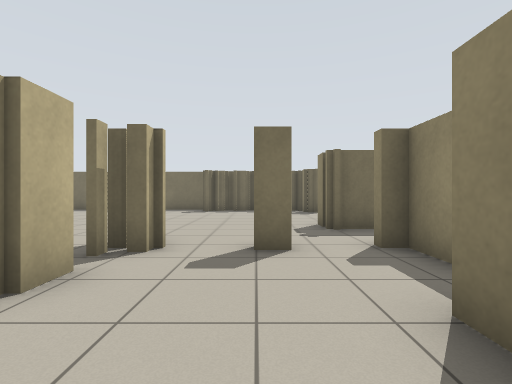
view 1 (above)

24 first-person views from a walk through a Stage world. The camera is 0.94 m above the floor, looks level and sees 85° across. The lines on the ground mark 1 m squares. The floor is counted in squares, 1 m on a side. Each view is taken from the middle of a square. On the plan, view 1 faces up. The plan holds only what a view shows up to about 11 squares ahead; the rest is blank. The place goes on beyond the plan. The robots in the file are not drawn.

view 2
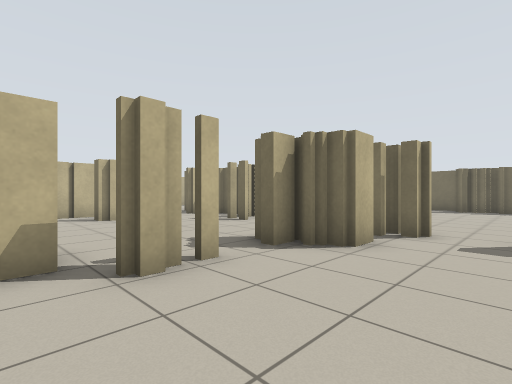

view 3
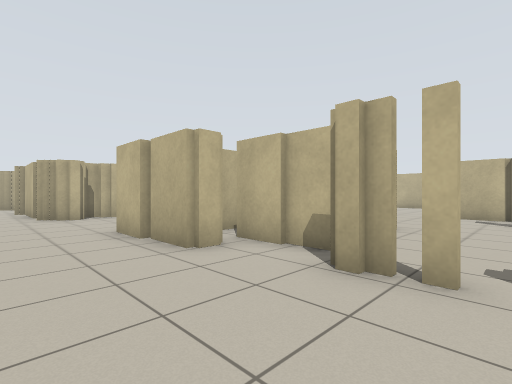

view 4
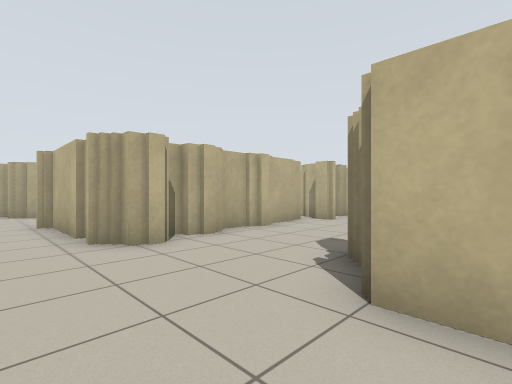

view 5
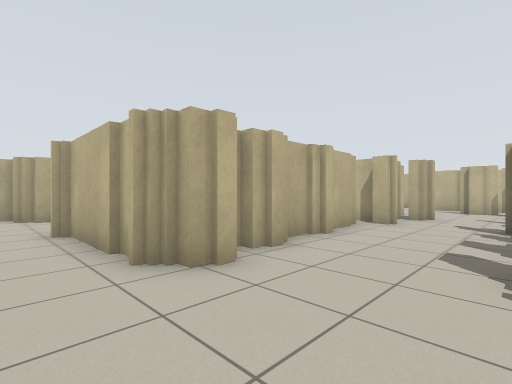

view 6
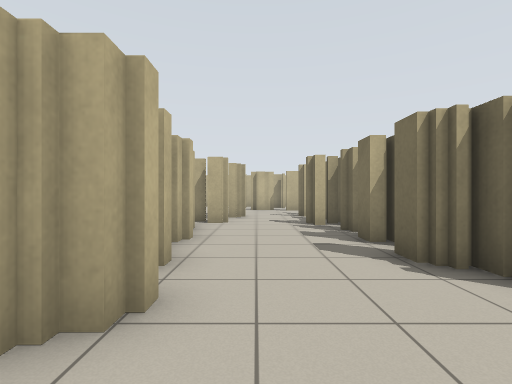

view 7
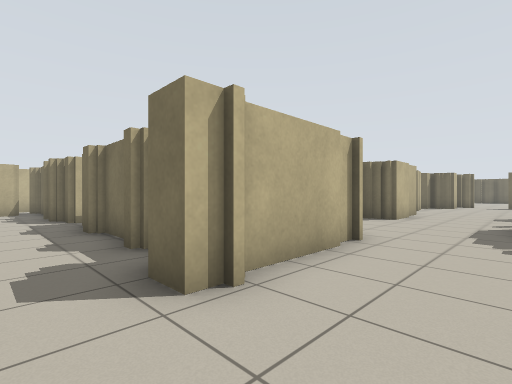

view 8
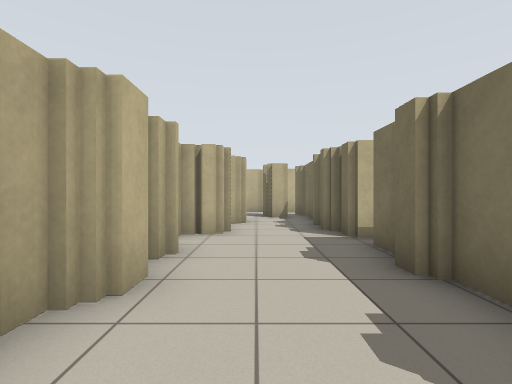

view 9
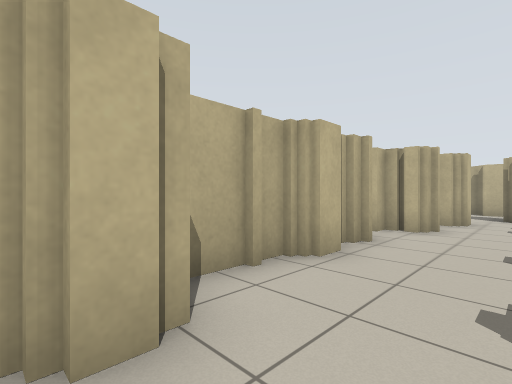

view 10
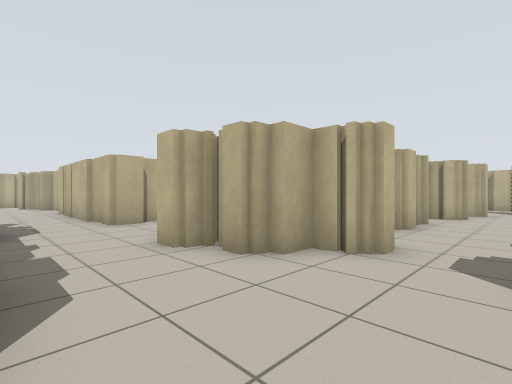

view 11
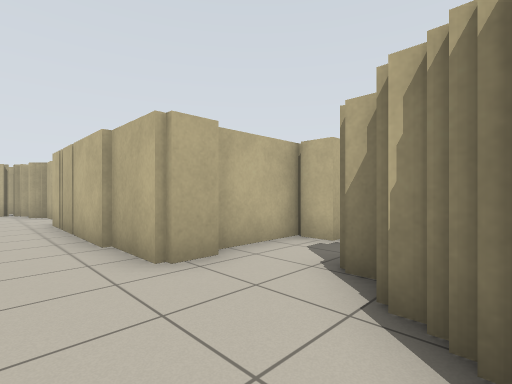

view 12
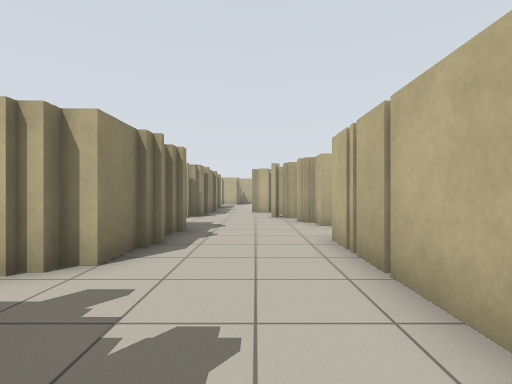

view 13
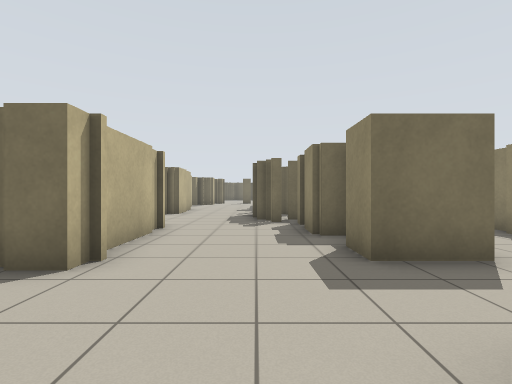

view 14
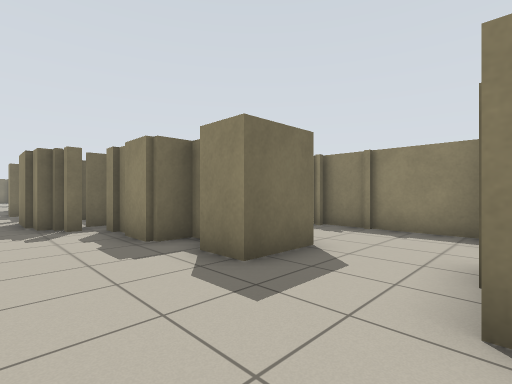

view 15
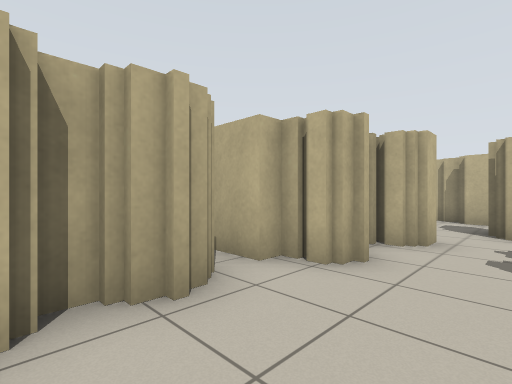

view 16
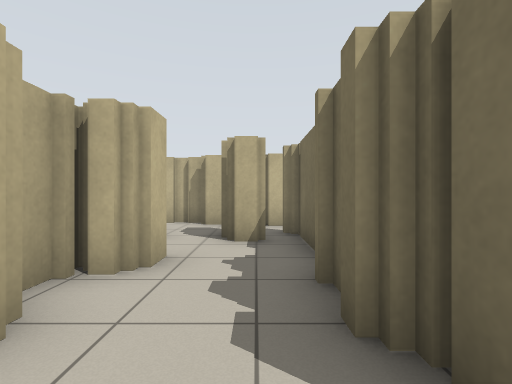

view 17
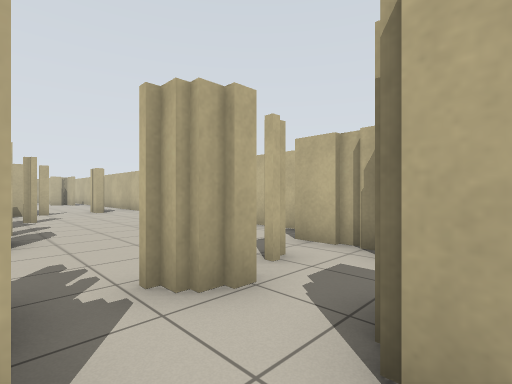

view 18
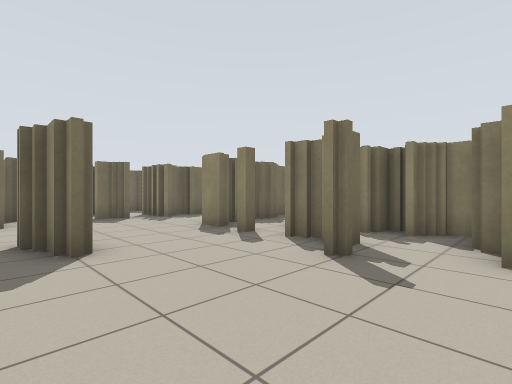

view 19
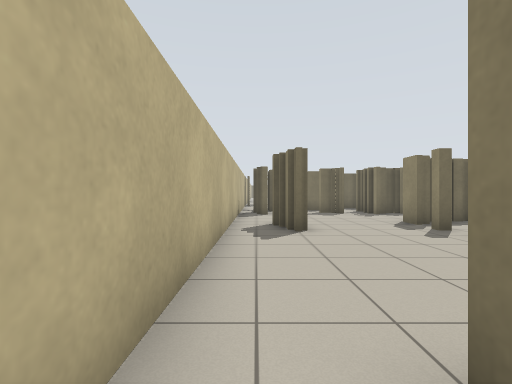

view 20
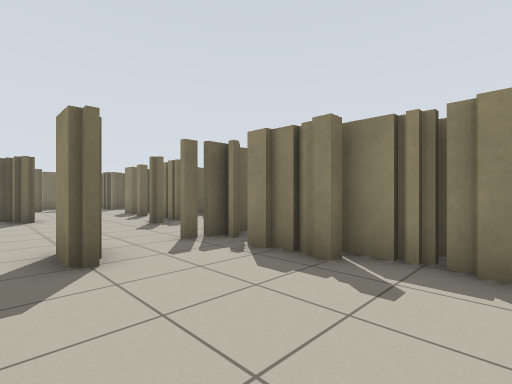

view 21
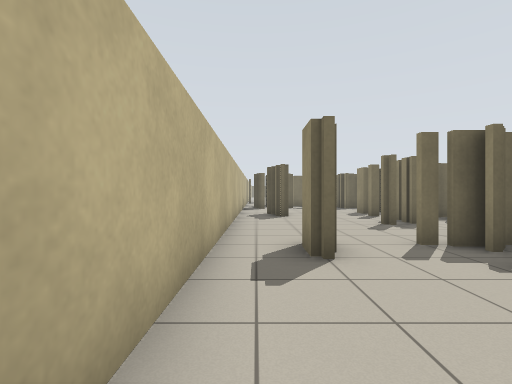

view 22
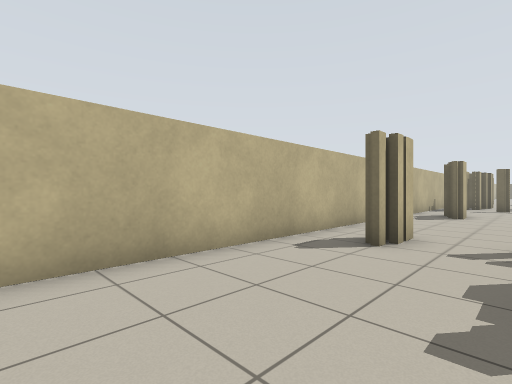

view 23
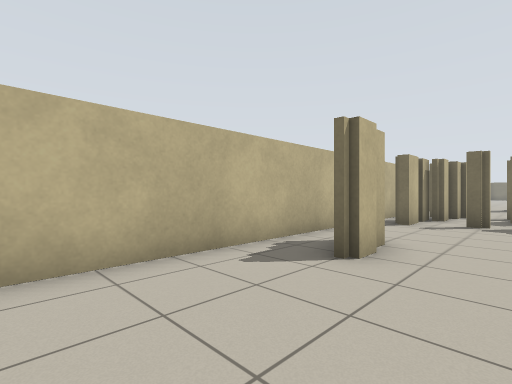

view 24
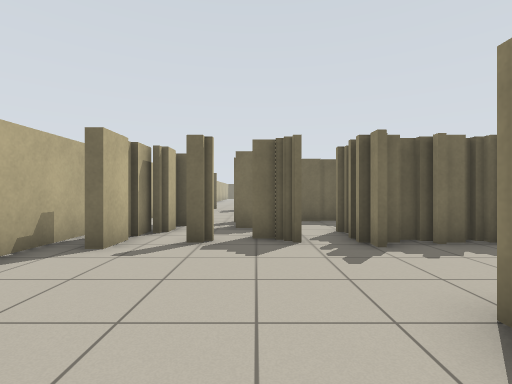

### Floor plan
Key: @ floor where view 1 was taken; # wall or solid block; x gap in a wall; . floor.
Columns run from 18 left of view 1 to 7 right of it. Each row starts with its distance up from view 1.
 11                ...
 10                ......
  9                ......
  8                 ....#
  7                 ....##
  6           #     ......
  5           #.   .#.#..#
  4          ..#.  .x....#
  3          ..... ##....
  2            ...##....#
  1       x.#..........
  0       #........#..@
 -1       #...... ##...
 -2       .....   #....
 -3               ##...#
 -4               ##....
 -5              ###...
 -6          x  ####...###
 -7        ##.###......# #
 -8      ..............###
 -9      ...............#
-10        ###......#...#
-11          ########...#    #
-12          #      #...##  .#
-13          #      #....# ..#
-14   #.#############....##..#
-15  ##.##...................#
-16 ###.x....................#
-17 ##..x.####.##..##...###
-18 ##.# x##.#########..
-19 #........#       #..
-20 #....... #      ##..
-21 #.....####      #...
-22 #.#...#..      .....
-23 #.#...#.      #.....
-24 #...... #     ####..
-25 #.....###        #...
-26 #.....###        #...
-27 #......##        #...
-28 #.....##         #...#
-29 #.#.###          #...#
-30 #.#..#           #...#
-31 #....#           ....#
-32 #....#           #....
-33 #....##          #....
-34 #....#           ##...#
-35 #....              ..##

Positions as (right, up) in squares from view 1, and headings:
1: (0, 0), facing up
2: (0, -2), facing up-left
3: (0, 1), facing down-left
4: (0, -5), facing down-left
5: (0, -7), facing down-left
6: (0, -9), facing left
7: (1, -16), facing up-left
8: (-3, -16), facing left
9: (-2, -15), facing down-left
10: (2, -15), facing down-left
11: (1, -20), facing down-left
12: (1, -24), facing down
13: (1, -18), facing up
14: (0, -17), facing up-right
15: (-6, -15), facing down-left
16: (-8, -15), facing left
17: (-12, -15), facing down-left
18: (-17, -28), facing up-right
19: (-17, -30), facing up
20: (-17, -34), facing up-right
21: (-17, -34), facing up
22: (-14, -35), facing up-left
23: (-14, -27), facing up-left
24: (-14, -23), facing up
